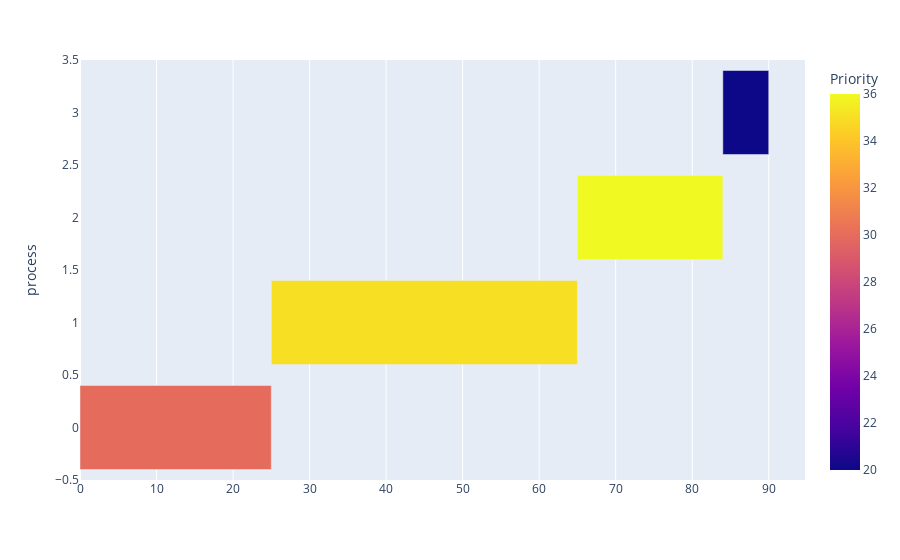

Notebook code for this chart:
### Code cell
fig = px.timeline(df, x_start="Start", x_end="Finish", y="process", color="Priority")

df['delta'] = df['Finish'] - df['Start']
fig.layout.xaxis.type = 'linear'
fig.data[0].x = df.delta.tolist()
fig.data[0].base = df.Start.tolist()
fig.show()

### Figure 1 — Plotly figure (JSON) as saved in the notebook; plotly's stock layout.template omitted (floating-point values rounded to 4 significant figures)
{"data": [{"base": [0, 25, 65, 84], "hovertemplate": "Start=%{base}<br>Finish=%{x}<br>process=%{y}<br>Priority=%{marker.color}<extra></extra>", "legendgroup": "", "marker": {"color": [30, 35, 36, 20], "coloraxis": "coloraxis", "pattern": {"shape": ""}}, "name": "", "orientation": "h", "showlegend": false, "textposition": "auto", "type": "bar", "x": [25, 40, 19, 6], "xaxis": "x", "y": [0, 1, 2, 3], "yaxis": "y"}], "layout": {"barmode": "overlay", "coloraxis": {"colorbar": {"title": {"text": "Priority"}}, "colorscale": [[0, "#0d0887"], [0.1111, "#46039f"], [0.2222, "#7201a8"], [0.3333, "#9c179e"], [0.4444, "#bd3786"], [0.5556, "#d8576b"], [0.6667, "#ed7953"], [0.7778, "#fb9f3a"], [0.8889, "#fdca26"], [1, "#f0f921"]]}, "legend": {"tracegroupgap": 0}, "margin": {"t": 60}, "xaxis": {"anchor": "y", "domain": [0, 1], "type": "linear"}, "yaxis": {"anchor": "x", "domain": [0, 1], "title": {"text": "process"}}}}
